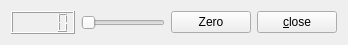
<?xml version="1.0" encoding="UTF-8"?>
<ui version="4.0">
 <class>MyForm</class>
 <widget class="QWidget" name="MyForm">
  <property name="geometry">
   <rect>
    <x>0</x>
    <y>0</y>
    <width>289</width>
    <height>41</height>
   </rect>
  </property>
  <property name="windowTitle">
   <string>MyForm</string>
  </property>
  <layout class="QVBoxLayout" name="verticalLayout">
   <item>
    <spacer name="verticalSpacer_2">
     <property name="orientation">
      <enum>Qt::Vertical</enum>
     </property>
     <property name="sizeHint" stdset="0">
      <size>
       <width>20</width>
       <height>0</height>
      </size>
     </property>
    </spacer>
   </item>
   <item>
    <layout class="QHBoxLayout" name="horizontalLayout">
     <item>
      <widget class="QLCDNumber" name="lcdNumber"/>
     </item>
     <item>
      <widget class="QSlider" name="horizontalSlider">
       <property name="sizePolicy">
        <sizepolicy hsizetype="MinimumExpanding" vsizetype="Fixed">
         <horstretch>0</horstretch>
         <verstretch>0</verstretch>
        </sizepolicy>
       </property>
       <property name="orientation">
        <enum>Qt::Horizontal</enum>
       </property>
      </widget>
     </item>
     <item>
      <widget class="QPushButton" name="pushButton">
       <property name="text">
        <string>Zero</string>
       </property>
      </widget>
     </item>
     <item>
      <spacer name="horizontalSpacer">
       <property name="orientation">
        <enum>Qt::Horizontal</enum>
       </property>
       <property name="sizeType">
        <enum>QSizePolicy::Maximum</enum>
       </property>
       <property name="sizeHint" stdset="0">
        <size>
         <width>108</width>
         <height>20</height>
        </size>
       </property>
      </spacer>
     </item>
     <item>
      <widget class="QPushButton" name="pushButton_2">
       <property name="text">
        <string>&amp;close</string>
       </property>
      </widget>
     </item>
    </layout>
   </item>
   <item>
    <spacer name="verticalSpacer">
     <property name="orientation">
      <enum>Qt::Vertical</enum>
     </property>
     <property name="sizeHint" stdset="0">
      <size>
       <width>20</width>
       <height>0</height>
      </size>
     </property>
    </spacer>
   </item>
  </layout>
 </widget>
 <layoutdefault spacing="6" margin="11"/>
 <resources/>
 <connections>
  <connection>
   <sender>horizontalSlider</sender>
   <signal>valueChanged(int)</signal>
   <receiver>lcdNumber</receiver>
   <slot>display(int)</slot>
   <hints>
    <hint type="sourcelabel">
     <x>129</x>
     <y>79</y>
    </hint>
    <hint type="destinationlabel">
     <x>49</x>
     <y>77</y>
    </hint>
   </hints>
  </connection>
  <connection>
   <sender>pushButton_2</sender>
   <signal>clicked()</signal>
   <receiver>MyForm</receiver>
   <slot>close()</slot>
   <hints>
    <hint type="sourcelabel">
     <x>455</x>
     <y>70</y>
    </hint>
    <hint type="destinationlabel">
     <x>244</x>
     <y>101</y>
    </hint>
   </hints>
  </connection>
  <connection>
   <sender>pushButton</sender>
   <signal>clicked()</signal>
   <receiver>lcdNumber</receiver>
   <slot>changeTozero()</slot>
   <hints>
    <hint type="sourcelabel">
     <x>275</x>
     <y>79</y>
    </hint>
    <hint type="destinationlabel">
     <x>44</x>
     <y>77</y>
    </hint>
   </hints>
  </connection>
 </connections>
</ui>
